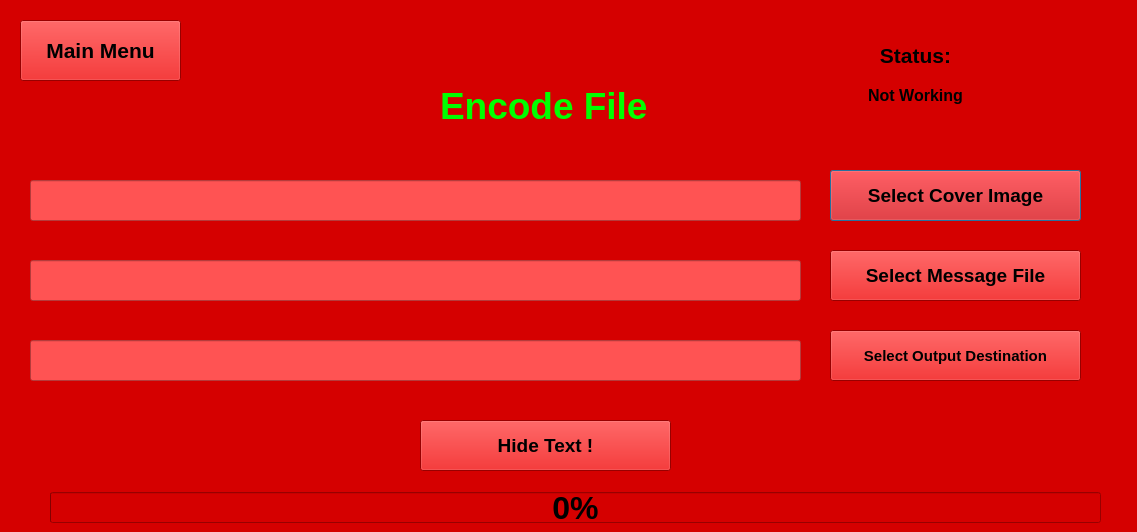
<?xml version="1.0" encoding="UTF-8"?>
<ui version="4.0">
 <class>Dialog</class>
 <widget class="QDialog" name="Dialog">
  <property name="geometry">
   <rect>
    <x>0</x>
    <y>0</y>
    <width>1137</width>
    <height>532</height>
   </rect>
  </property>
  <property name="windowTitle">
   <string>Dialog</string>
  </property>
  <property name="styleSheet">
   <string notr="true">background-color: rgb(213, 0, 0);</string>
  </property>
  <widget class="QLabel" name="label_3">
   <property name="geometry">
    <rect>
     <x>440</x>
     <y>50</y>
     <width>281</width>
     <height>111</height>
    </rect>
   </property>
   <property name="font">
    <font>
     <pointsize>28</pointsize>
     <weight>75</weight>
     <bold>true</bold>
    </font>
   </property>
   <property name="styleSheet">
    <string notr="true">color: rgb(0, 255, 0);</string>
   </property>
   <property name="text">
    <string>Encode File</string>
   </property>
  </widget>
  <widget class="QLineEdit" name="lnedtCoverImage">
   <property name="enabled">
    <bool>false</bool>
   </property>
   <property name="geometry">
    <rect>
     <x>30</x>
     <y>180</y>
     <width>771</width>
     <height>41</height>
    </rect>
   </property>
   <property name="font">
    <font>
     <weight>75</weight>
     <bold>true</bold>
    </font>
   </property>
   <property name="styleSheet">
    <string notr="true">background-color: rgb(255, 83, 83);
color: rgb(0, 0, 0);</string>
   </property>
  </widget>
  <widget class="QLineEdit" name="lnedtMessageFile">
   <property name="enabled">
    <bool>false</bool>
   </property>
   <property name="geometry">
    <rect>
     <x>30</x>
     <y>260</y>
     <width>771</width>
     <height>41</height>
    </rect>
   </property>
   <property name="font">
    <font>
     <weight>75</weight>
     <bold>true</bold>
    </font>
   </property>
   <property name="styleSheet">
    <string notr="true">background-color: rgb(255, 83, 83);
color: rgb(0, 0, 0);</string>
   </property>
  </widget>
  <widget class="QLineEdit" name="lnedtOutputDestination">
   <property name="enabled">
    <bool>false</bool>
   </property>
   <property name="geometry">
    <rect>
     <x>30</x>
     <y>340</y>
     <width>771</width>
     <height>41</height>
    </rect>
   </property>
   <property name="font">
    <font>
     <weight>75</weight>
     <bold>true</bold>
    </font>
   </property>
   <property name="styleSheet">
    <string notr="true">color:rgb(0, 0, 0);
background-color: rgb(255, 83, 83);</string>
   </property>
  </widget>
  <widget class="QPushButton" name="btnCoverImage">
   <property name="geometry">
    <rect>
     <x>830</x>
     <y>170</y>
     <width>251</width>
     <height>51</height>
    </rect>
   </property>
   <property name="font">
    <font>
     <pointsize>14</pointsize>
     <weight>75</weight>
     <bold>true</bold>
    </font>
   </property>
   <property name="text">
    <string>Select Cover Image</string>
   </property>
  </widget>
  <widget class="QPushButton" name="btnMessageFile">
   <property name="geometry">
    <rect>
     <x>830</x>
     <y>250</y>
     <width>251</width>
     <height>51</height>
    </rect>
   </property>
   <property name="font">
    <font>
     <pointsize>14</pointsize>
     <weight>75</weight>
     <bold>true</bold>
    </font>
   </property>
   <property name="text">
    <string>Select Message File</string>
   </property>
  </widget>
  <widget class="QPushButton" name="btnOutputDestination">
   <property name="geometry">
    <rect>
     <x>830</x>
     <y>330</y>
     <width>251</width>
     <height>51</height>
    </rect>
   </property>
   <property name="font">
    <font>
     <pointsize>11</pointsize>
     <weight>75</weight>
     <bold>true</bold>
    </font>
   </property>
   <property name="text">
    <string>Select Output Destination</string>
   </property>
  </widget>
  <widget class="QPushButton" name="btnBack">
   <property name="geometry">
    <rect>
     <x>20</x>
     <y>20</y>
     <width>161</width>
     <height>61</height>
    </rect>
   </property>
   <property name="font">
    <font>
     <pointsize>16</pointsize>
     <weight>75</weight>
     <bold>true</bold>
    </font>
   </property>
   <property name="text">
    <string>Main Menu</string>
   </property>
  </widget>
  <widget class="QPushButton" name="btnEncode">
   <property name="geometry">
    <rect>
     <x>420</x>
     <y>420</y>
     <width>251</width>
     <height>51</height>
    </rect>
   </property>
   <property name="font">
    <font>
     <pointsize>14</pointsize>
     <weight>75</weight>
     <bold>true</bold>
    </font>
   </property>
   <property name="text">
    <string>Hide Text !</string>
   </property>
  </widget>
  <widget class="QProgressBar" name="progressBar">
   <property name="geometry">
    <rect>
     <x>50</x>
     <y>492</y>
     <width>1051</width>
     <height>31</height>
    </rect>
   </property>
   <property name="font">
    <font>
     <pointsize>24</pointsize>
     <weight>75</weight>
     <bold>true</bold>
    </font>
   </property>
   <property name="value">
    <number>0</number>
   </property>
  </widget>
  <widget class="QLabel" name="labelStatus">
   <property name="geometry">
    <rect>
     <x>760</x>
     <y>80</y>
     <width>311</width>
     <height>31</height>
    </rect>
   </property>
   <property name="font">
    <font>
     <pointsize>12</pointsize>
     <weight>75</weight>
     <bold>true</bold>
    </font>
   </property>
   <property name="text">
    <string>Not Working</string>
   </property>
   <property name="alignment">
    <set>Qt::AlignCenter</set>
   </property>
  </widget>
  <widget class="QLabel" name="label_2">
   <property name="geometry">
    <rect>
     <x>810</x>
     <y>40</y>
     <width>211</width>
     <height>31</height>
    </rect>
   </property>
   <property name="font">
    <font>
     <pointsize>16</pointsize>
     <weight>75</weight>
     <bold>true</bold>
    </font>
   </property>
   <property name="text">
    <string>Status:</string>
   </property>
   <property name="alignment">
    <set>Qt::AlignCenter</set>
   </property>
  </widget>
 </widget>
 <resources/>
 <connections/>
</ui>
